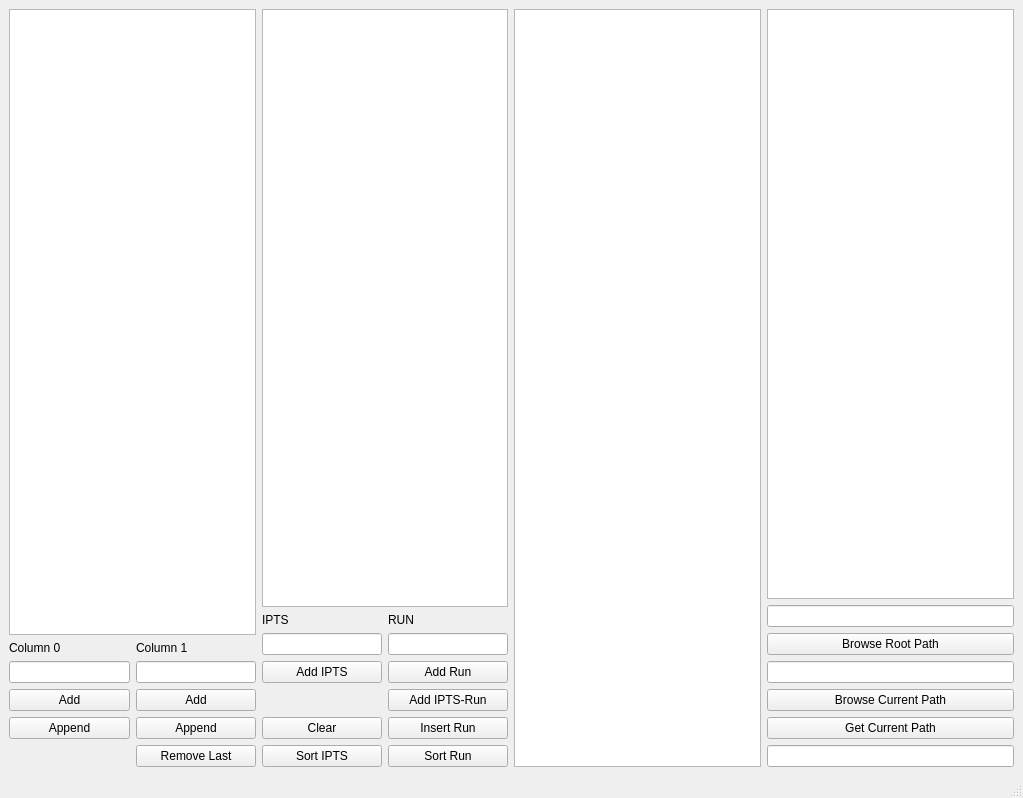
<?xml version="1.0" encoding="UTF-8"?>
<ui version="4.0">
 <class>MainWindow</class>
 <widget class="QMainWindow" name="MainWindow">
  <property name="geometry">
   <rect>
    <x>0</x>
    <y>0</y>
    <width>1023</width>
    <height>798</height>
   </rect>
  </property>
  <property name="windowTitle">
   <string>MainWindow</string>
  </property>
  <widget class="QWidget" name="centralwidget">
   <layout class="QHBoxLayout" name="horizontalLayout">
    <item>
     <layout class="QVBoxLayout" name="verticalLayout">
      <item>
       <widget class="QTreeView" name="treeView_main"/>
      </item>
      <item>
       <layout class="QGridLayout" name="gridLayout">
        <item row="4" column="0">
         <widget class="QPushButton" name="pushButton_appendCol0">
          <property name="text">
           <string>Append</string>
          </property>
         </widget>
        </item>
        <item row="0" column="1">
         <widget class="QLabel" name="label_2">
          <property name="text">
           <string>Column 1</string>
          </property>
         </widget>
        </item>
        <item row="2" column="1">
         <widget class="QLineEdit" name="lineEdit_col1"/>
        </item>
        <item row="2" column="0">
         <widget class="QLineEdit" name="lineEdit_col0"/>
        </item>
        <item row="0" column="0">
         <widget class="QLabel" name="label">
          <property name="text">
           <string>Column 0</string>
          </property>
         </widget>
        </item>
        <item row="4" column="1">
         <widget class="QPushButton" name="pushButton_appendCol1">
          <property name="text">
           <string>Append</string>
          </property>
         </widget>
        </item>
        <item row="3" column="0">
         <widget class="QPushButton" name="pushButton_addCol0">
          <property name="text">
           <string>Add</string>
          </property>
         </widget>
        </item>
        <item row="3" column="1">
         <widget class="QPushButton" name="pushButton_addCol1">
          <property name="text">
           <string>Add</string>
          </property>
         </widget>
        </item>
        <item row="6" column="1">
         <widget class="QPushButton" name="pushButton_removeLastCol1">
          <property name="text">
           <string>Remove Last</string>
          </property>
         </widget>
        </item>
       </layout>
      </item>
     </layout>
    </item>
    <item>
     <layout class="QVBoxLayout" name="verticalLayout_3">
      <item>
       <widget class="CustomizedTreeView" name="treeView_custom"/>
      </item>
      <item>
       <layout class="QGridLayout" name="gridLayout_2">
        <item row="2" column="0">
         <widget class="QPushButton" name="pushButton_addIPTS">
          <property name="text">
           <string>Add IPTS</string>
          </property>
         </widget>
        </item>
        <item row="0" column="1">
         <widget class="QLabel" name="label_4">
          <property name="text">
           <string>RUN</string>
          </property>
         </widget>
        </item>
        <item row="0" column="0">
         <widget class="QLabel" name="label_3">
          <property name="text">
           <string>IPTS</string>
          </property>
         </widget>
        </item>
        <item row="5" column="1">
         <widget class="QPushButton" name="pushButton_sortRun">
          <property name="text">
           <string>Sort Run</string>
          </property>
         </widget>
        </item>
        <item row="4" column="1">
         <widget class="QPushButton" name="pushButton_insertRun">
          <property name="text">
           <string>Insert Run</string>
          </property>
         </widget>
        </item>
        <item row="1" column="0">
         <widget class="QLineEdit" name="lineEdit_ipts"/>
        </item>
        <item row="1" column="1">
         <widget class="QLineEdit" name="lineEdit_run"/>
        </item>
        <item row="5" column="0">
         <widget class="QPushButton" name="pushButton_sortIPTS">
          <property name="text">
           <string>Sort IPTS</string>
          </property>
         </widget>
        </item>
        <item row="2" column="1">
         <widget class="QPushButton" name="pushButton_addRun">
          <property name="text">
           <string>Add Run</string>
          </property>
         </widget>
        </item>
        <item row="4" column="0">
         <widget class="QPushButton" name="pushButton_clearModel">
          <property name="text">
           <string>Clear</string>
          </property>
         </widget>
        </item>
        <item row="3" column="1">
         <widget class="QPushButton" name="pushButton_addIptsRun">
          <property name="text">
           <string>Add IPTS-Run</string>
          </property>
         </widget>
        </item>
       </layout>
      </item>
     </layout>
    </item>
    <item>
     <widget class="QTreeView" name="treeView_file"/>
    </item>
    <item>
     <layout class="QVBoxLayout" name="verticalLayout_2">
      <item>
       <widget class="FileSystemTreeView" name="treeView_fileSystem">
        <property name="sizePolicy">
         <sizepolicy hsizetype="Expanding" vsizetype="Expanding">
          <horstretch>0</horstretch>
          <verstretch>0</verstretch>
         </sizepolicy>
        </property>
       </widget>
      </item>
      <item>
       <widget class="QLineEdit" name="lineEdit_rootPath"/>
      </item>
      <item>
       <widget class="QPushButton" name="pushButton_browseRootPath">
        <property name="text">
         <string>Browse Root Path</string>
        </property>
       </widget>
      </item>
      <item>
       <widget class="QLineEdit" name="lineEdit_currentPath"/>
      </item>
      <item>
       <widget class="QPushButton" name="pushButton_setCurrentDir">
        <property name="text">
         <string>Browse Current Path</string>
        </property>
       </widget>
      </item>
      <item>
       <widget class="QPushButton" name="pushButton_getCurrentPath">
        <property name="text">
         <string>Get Current Path</string>
        </property>
       </widget>
      </item>
      <item>
       <widget class="QLineEdit" name="lineEdit_readOutCurrentPath"/>
      </item>
     </layout>
    </item>
   </layout>
  </widget>
  <widget class="QMenuBar" name="menubar">
   <property name="geometry">
    <rect>
     <x>0</x>
     <y>0</y>
     <width>1023</width>
     <height>25</height>
    </rect>
   </property>
  </widget>
  <widget class="QStatusBar" name="statusbar"/>
 </widget>
 <customwidgets>
  <customwidget>
   <class>FileSystemTreeView</class>
   <extends>QTreeView</extends>
   <header>FileSystemTreeView.h</header>
  </customwidget>
  <customwidget>
   <class>CustomizedTreeView</class>
   <extends>QTreeView</extends>
   <header>CustomizedTreeView.h</header>
  </customwidget>
 </customwidgets>
 <resources/>
 <connections/>
</ui>
